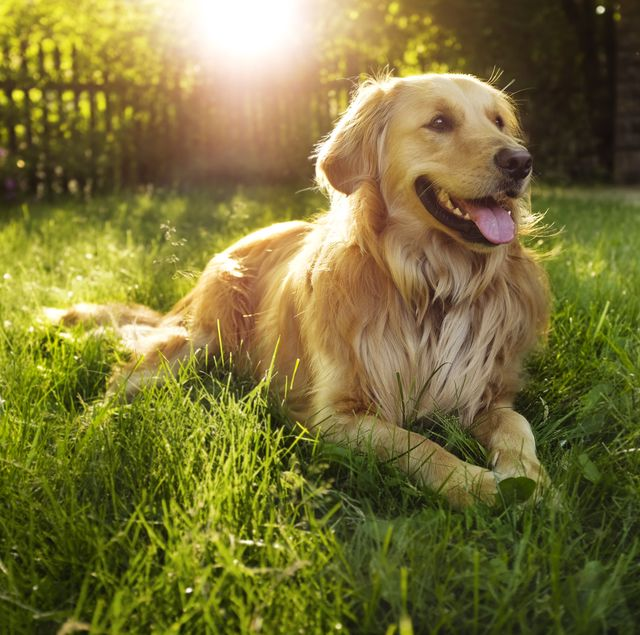
#> input picture pictures/dog.jpg, 640 x 635 px
$ python Translation.py
#> lines starting #> are read from the running program, lines starting #| are printed output that depends on the picture
import cv2 as cv
import numpy as np

img = cv.imread('pictures/dog.jpg')
#> img is the input picture: shape (635, 640, 3); mean B, G, R 56.4, 114.9, 122.6
cv.imshow("Dog",img)

#Translation
def translate(img,x,y):
#> called with x = -100, y = 100
    transMat = np.float32([[1,0,x],[0,1,y]])
    dimensions =( img.shape[1],img.shape[0])
#> dimensions = (640, 635)
    return cv.warpAffine(img,transMat,dimensions)
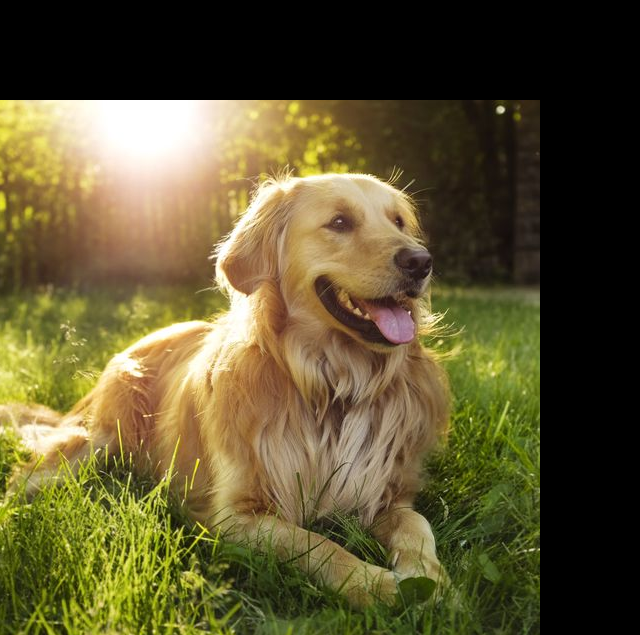
#> returned value: shape (635, 640, 3); mean of channels 0, 1, 2 48.2, 84.7, 93.8; drawn as B, G, R

# -x --> Left
# -Y --> up
# x --> Right
# y -->Down
translated = translate(img, -100,100)
# translated1= translate(img, -100,-100)
# translated2= translate(img, 100, -100)
# translated3=translate(img, 100,100)
cv.imshow('Translated',translated)
# cv.imshow('Translated',translated1)
# cv.imshow('Translated',translated2)
# cv.imshow('Translated',translated3)

cv.waitKey(30)

$ run again, with pictures/c1.jpg copied over pictures/dog.jpg
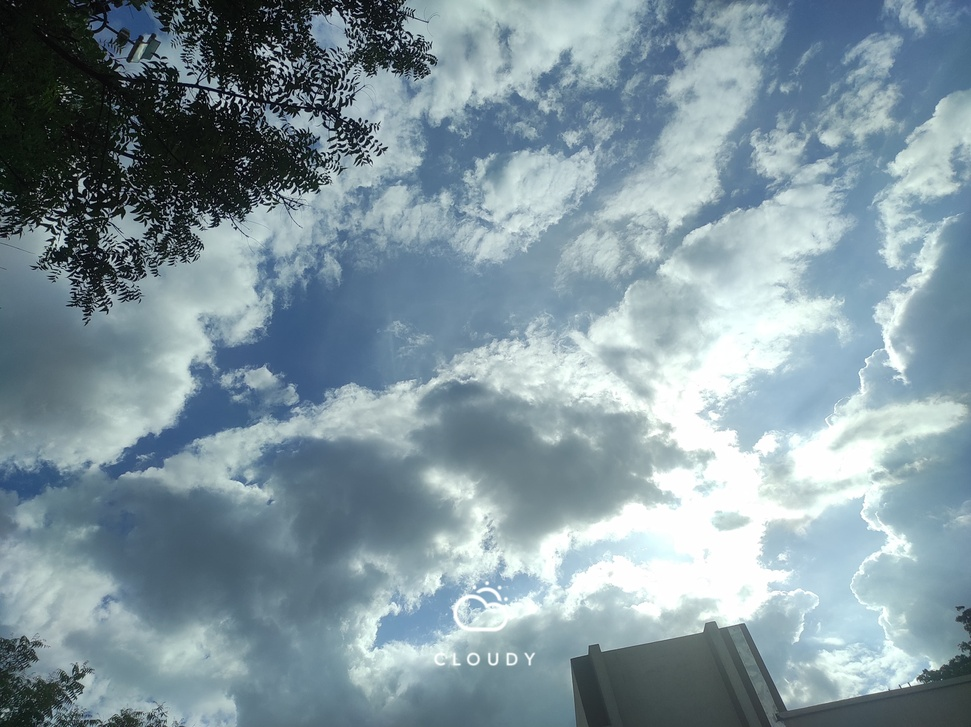
#> input picture pictures/c1.jpg, 971 x 727 px, shrunk from 4160 x 3112 before the run
#> img is the input picture: shape (727, 971, 3); mean B, G, R 159, 149.8, 129.6
#> in translate, `return cv.warpAffine(img,transMat,dimensions)`:
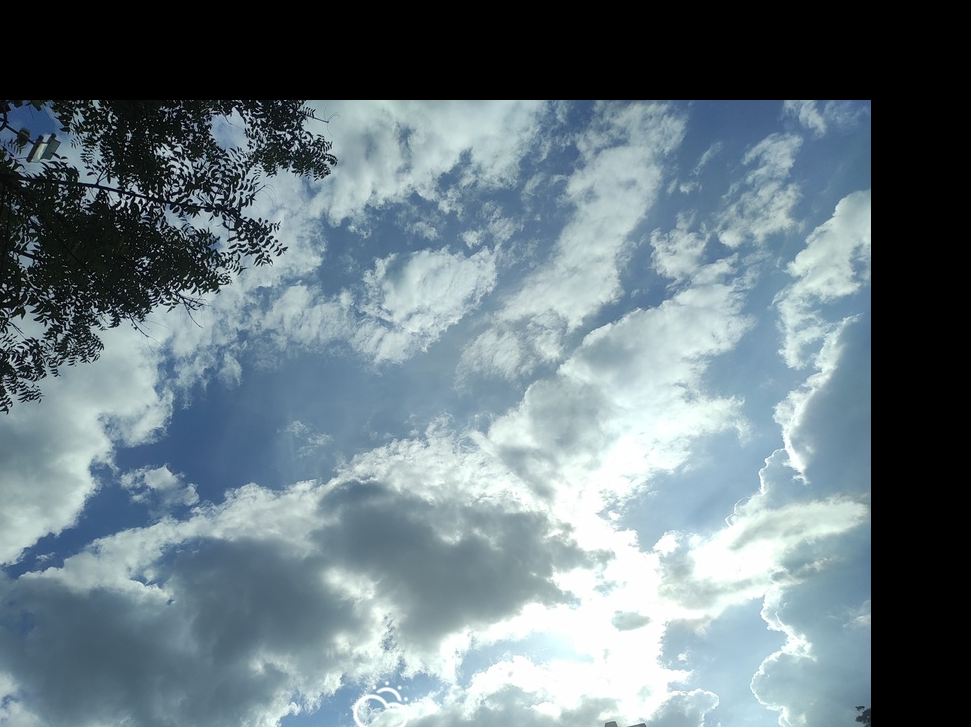
#> returned value: shape (727, 971, 3); mean of channels 0, 1, 2 130.7, 122.6, 106.6; drawn as B, G, R

$ run again, with pictures/cc.jpg copied over pictures/dog.jpg
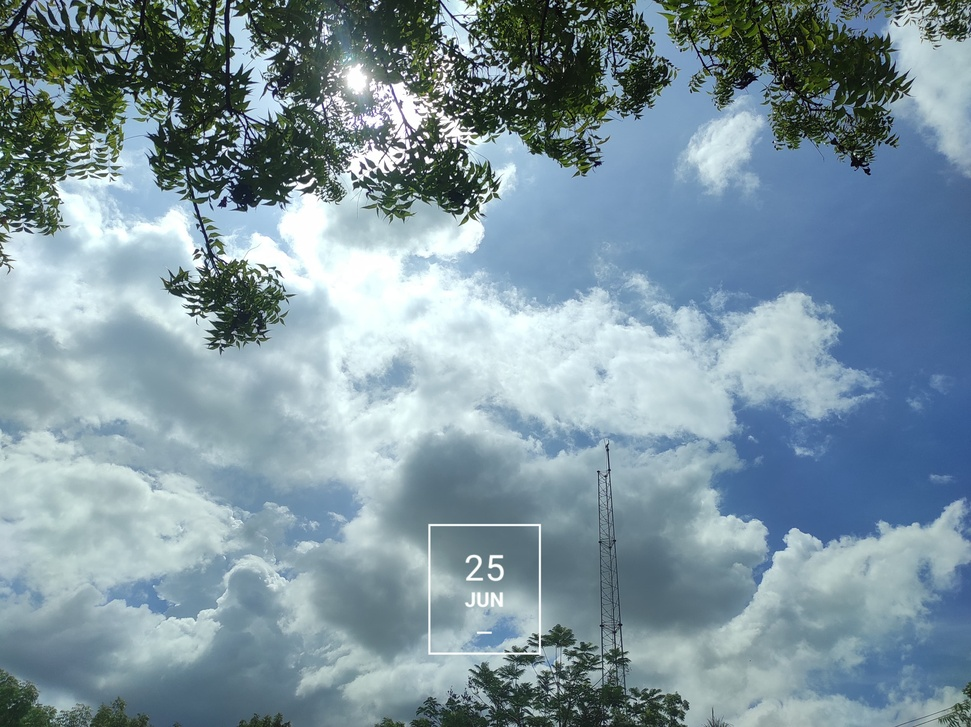
#> input picture pictures/cc.jpg, 971 x 727 px, shrunk from 4160 x 3112 before the run
#> img is the input picture: shape (727, 971, 3); mean B, G, R 159.7, 148.4, 125.9
#> in translate, `return cv.warpAffine(img,transMat,dimensions)`:
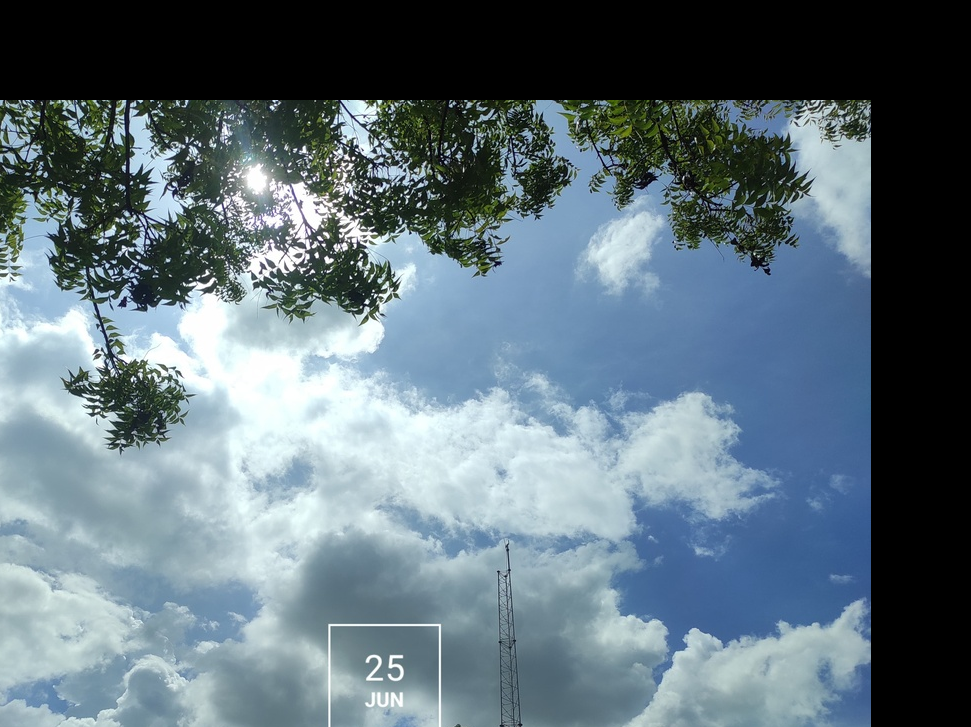
#> returned value: shape (727, 971, 3); mean of channels 0, 1, 2 125.3, 115.2, 97.5; drawn as B, G, R

$ run again, with pictures/cloud.jpg copied over pictures/dog.jpg
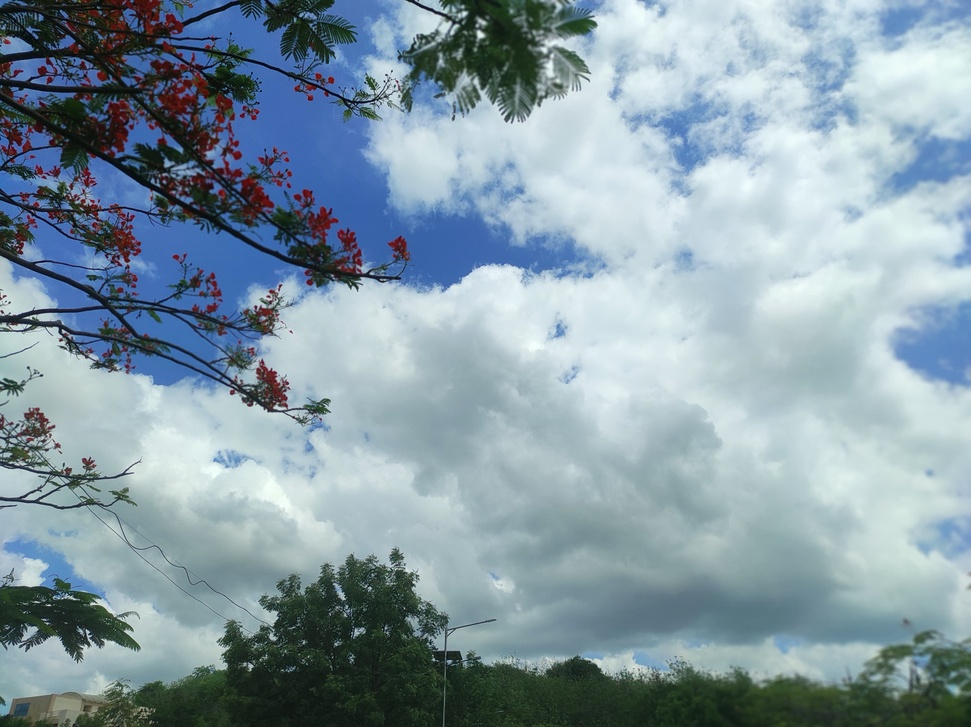
#> input picture pictures/cloud.jpg, 971 x 727 px, shrunk from 4160 x 3112 before the run
#> img is the input picture: shape (727, 971, 3); mean B, G, R 165.5, 154.5, 134.1
#> in translate, `return cv.warpAffine(img,transMat,dimensions)`:
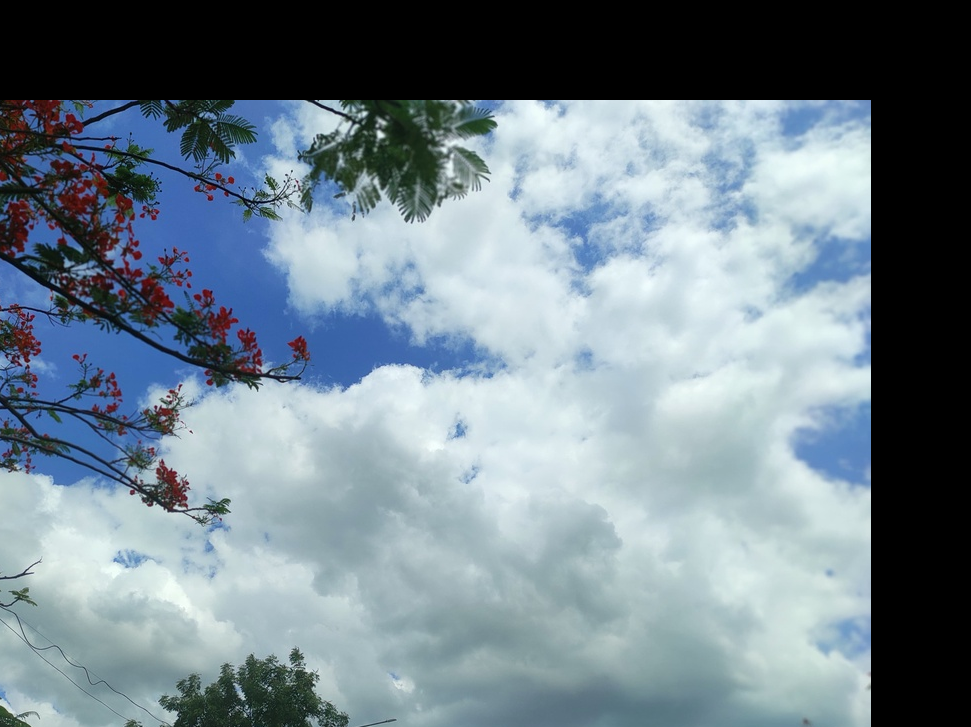
#> returned value: shape (727, 971, 3); mean of channels 0, 1, 2 141.7, 131.2, 114.9; drawn as B, G, R
